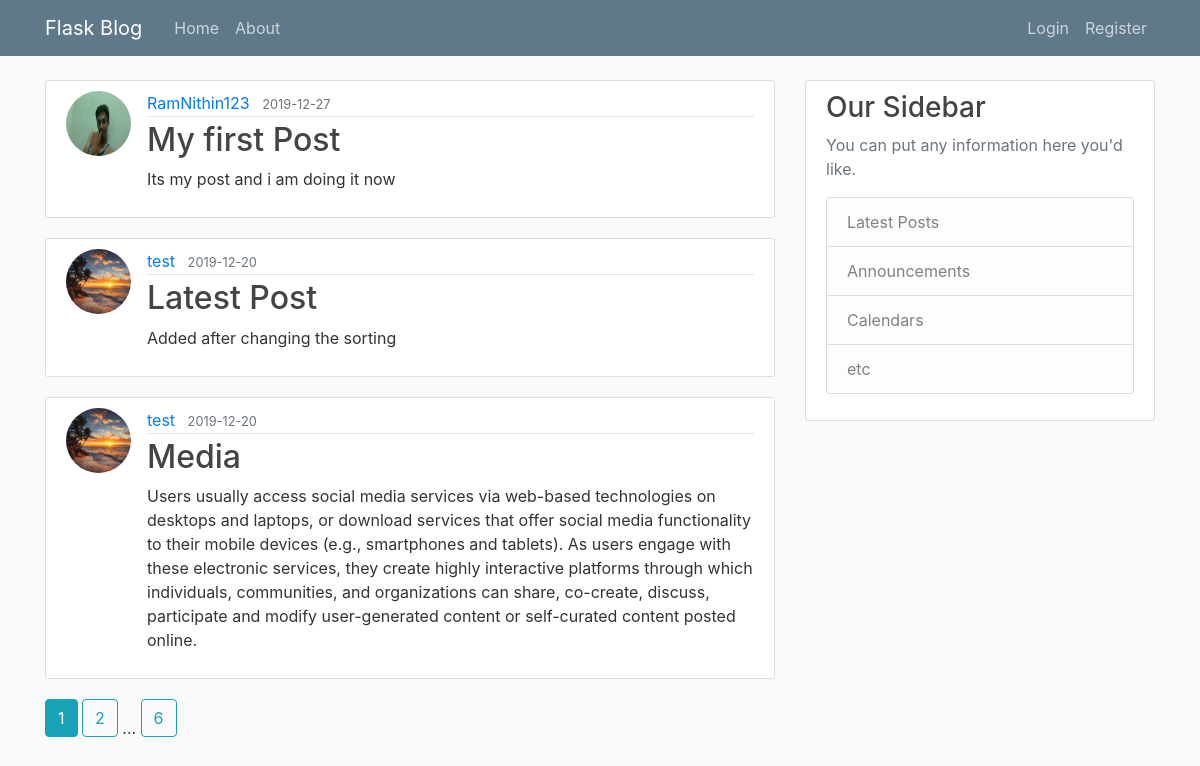
The page /home on the database its author committed.
### flaskblog/models.py (models this page shows, shortened)
class Post(db.Model):
    id = db.Column(db.Integer, primary_key=True)
    title = db.Column(db.String(100), nullable=False)
    date_posted = db.Column(db.DateTime, nullable=False, default=datetime.utcnow)
    content = db.Column(db.Text, nullable=False)
    user_id = db.Column(db.Integer, db.ForeignKey('user.id'), nullable=False)

class User(db.Model, UserMixin):
    id = db.Column(db.Integer, primary_key=True)
    username = db.Column(db.String(20), unique=True, nullable=False)
    email = db.Column(db.String(120), unique=True, nullable=False)
    image_file = db.Column(db.String(20), nullable=False, default='default.jpeg')
    password = db.Column(db.String(60), nullable=False)
    posts = db.relationship('Post', backref='author', lazy=True)

### flaskblog/main/routes.py (the view)
@main.route("/")
@main.route("/home",methods=['GET'])
def home():
    page = request.args.get('page',1,type=int)
    posts = Post.query.order_by(Post.date_posted.desc()).paginate(page=page, per_page=3)
    return render_template('home.html', posts=posts)

### flaskblog/templates/home.html
{% extends "layout.html" %}
{% block content %}
	{% for post in posts.items %}
		<article class="media content-section">
			<img src="{{ url_for('static', filename='pics/'+ post.author.image_file) }}" class="rounded-circle article-img">
		  <div class="media-body">
		    <div class="article-metadata">
		      <a class="mr-2" href="{{ url_for('users.user_posts', username=post.author.username) }}">{{ post.author.username }}</a>
		      <small class="text-muted">{{ post.date_posted.strftime('%Y-%m-%d') }}</small>
		    </div>
		    <h2><a class="article-title" href="{{ url_for('posts.post',post_id = post.id) }}">{{ post.title }}</a></h2>
		    <p class="article-content">{{ post.content }}</p>
		  </div>
		</article>
	{%endfor%}
	{% for page_num in posts.iter_pages(left_edge=1, right_edge=1, left_current=1, right_current=2) %}
		{% if page_num %}
			{% if posts.page == page_num %}
				<a class="btn btn-info mb-4" href="{{ url_for('main.home',page = page_num) }}">
				{{ page_num }}
			</a>
			{% else %}
				<a class="btn btn-outline-info mb-4" href="{{ url_for('main.home',page = page_num) }}">
				{{ page_num }}
			</a>
			{%endif%}
		{%else%}
			...
		{%endif%}
	{%endfor%}
{% endblock content %}

### flaskblog/templates/layout.html (shortened to what this page needs)
<!DOCTYPE html>
<html>
<head>
    <link rel="stylesheet" href="https://maxcdn.bootstrapcdn.com/bootstrap/4.0.0/css/bootstrap.min.css">
    <link rel="stylesheet" type="text/css" href="{{ url_for('static',filename='main.css') }}">
</head>
<body>
	<header class="site-header">
	  <nav class="navbar navbar-expand-md navbar-dark bg-steel fixed-top">
	    <div class="container">
	      <a class="navbar-brand mr-4" href="/">Flask Blog</a>
	      <div class="collapse navbar-collapse" id="navbarToggle">
	        <div class="navbar-nav mr-auto">
	          <a class="nav-item nav-link" href="{{url_for('main.home')}}">Home</a>
	          <a class="nav-item nav-link" href="{{url_for('main.about')}}">About</a>
	        </div>
	        <div class="navbar-nav">
	        	{% if current_user.is_authenticated %}
	        		<a class="nav-item nav-link" href="{{url_for('posts.new_post')}}">New Post</a>
	        		<a class="nav-item nav-link" href="{{url_for('users.account')}}">Account</a>
	        		<a class="nav-item nav-link" href="{{url_for('users.logout')}}">Logout</a>
		        {% else %}
		        	<a class="nav-item nav-link" href="{{url_for('users.login')}}">Login</a>
	          		<a class="nav-item nav-link" href="{{url_for('users.register')}}">Register</a>
		        {% endif %}
	        </div>
	      </div>
	    </div>
	  </nav>
	</header>
	<main role="main" class="container">
	  <div class="row">
	    <div class="col-md-8">
	      {% block content %}{% endblock %}
	    </div>
	    <div class="col-md-4">
	      <div class="content-section">
	        <h3>Our Sidebar</h3>
	        <p class='text-muted'>You can put any information here you'd like.
	          <ul class="list-group">
	            <li class="list-group-item list-group-item-light">Latest Posts</li>
	            <li class="list-group-item list-group-item-light">Announcements</li>
	            <li class="list-group-item list-group-item-light">Calendars</li>
	            <li class="list-group-item list-group-item-light">etc</li>
	          </ul>
	        </p>
	      </div>
	    </div>
	  </div>
	</main>
</body>
</html>

### flaskblog/static/main.css (style rules this page uses)
body { background: #fafafa; color: #333333; margin-top: 5rem; }
h1, h2, h3, h4, h5, h6 { color: #444444; }
.bg-steel { background-color: #5f788a; }
.site-header .navbar-nav .nav-link { color: #cbd5db; }
.content-section { background: #ffffff; padding: 10px 20px; border: 1px solid #dddddd; border-radius: 3px; margin-bottom: 20px; }
.article-title { color: #444444; }
.article-content { white-space: pre-line; }
.article-img { height: 65px; width: 65px; margin-right: 16px; }
.article-metadata { padding-bottom: 1px; margin-bottom: 4px; border-bottom: 1px solid #e3e3e3 }

### rows shown on the page
Post: image_file (picture), author.username "RamNithin123", date_posted "2019-12-27", title "My first Post", content "Its my post and i am doing it now"
Post: image_file (placeholder picture), author.username "test", date_posted "2019-12-20", title "Latest Post", content "Added after changing the sorting"
Post: image_file (placeholder picture), author.username "test", date_posted "2019-12-20", title "Media", content "Users usually access social media services via web-based technologies on desktops and laptops, or download services that offer social media functionality to their mobile devices (e.g., smartphones and tablets). As users engage with these electronic services, they create highly interactive platforms through which individuals, communities, and organizations can share, co-create, discuss, participate and modify user-generated content or self-curated content posted online."

### other values the page prints
{{ page_num }} "1"
{{ page_num }} "2" "6"
